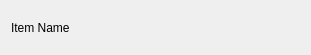
<?xml version="1.0" encoding="UTF-8"?>
<ui version="4.0">
 <class>CustomItem</class>
 <widget class="QWidget" name="CustomItem">
  <property name="geometry">
   <rect>
    <x>0</x>
    <y>0</y>
    <width>311</width>
    <height>55</height>
   </rect>
  </property>
  <property name="windowTitle">
   <string>Form</string>
  </property>
  <layout class="QHBoxLayout" name="horizontalLayout">
   <item>
    <widget class="QLabel" name="label">
     <property name="text">
      <string>Item Name</string>
     </property>
    </widget>
   </item>
   <item>
    <spacer name="horizontalSpacer">
     <property name="orientation">
      <enum>Qt::Horizontal</enum>
     </property>
     <property name="sizeHint" stdset="0">
      <size>
       <width>40</width>
       <height>20</height>
      </size>
     </property>
    </spacer>
   </item>
   <item>
    <widget class="QFrame" name="frame">
     <property name="minimumSize">
      <size>
       <width>50</width>
       <height>0</height>
      </size>
     </property>
     <property name="autoFillBackground">
      <bool>true</bool>
     </property>
     <property name="frameShape">
      <enum>QFrame::NoFrame</enum>
     </property>
     <property name="frameShadow">
      <enum>QFrame::Plain</enum>
     </property>
     <property name="lineWidth">
      <number>0</number>
     </property>
    </widget>
   </item>
  </layout>
 </widget>
 <resources/>
 <connections/>
</ui>
